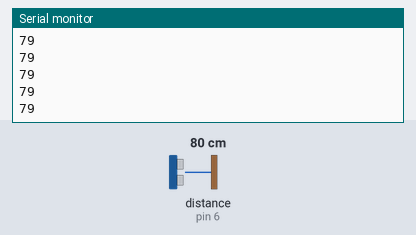
The sketch below on a simulated Arduino Uno, built with avr-gcc and run on an emulated ATmega328P. Shown: the last lines printed to the serial monitor. Wiring (inferred from the names in the program): ultrasonic range finder: trigger pin 7; echo pin 6. The inputs (shaded band) are chosen by the test bench; at power-on: distance to the obstacle (sensor on pin 6) 80 cm. The echo pulse lasts 58.3 µs per cm.

Above: at 1.2 s.
1.3 s: distance to the obstacle (sensor on pin 6) set to 2 cm
At 1.34 s:
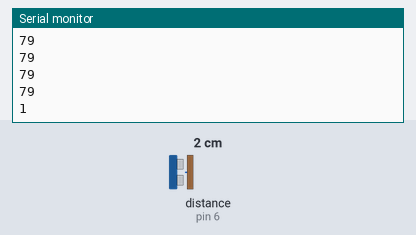
2.8 s: distance to the obstacle (sensor on pin 6) set to 4 cm
At 2.81 s:
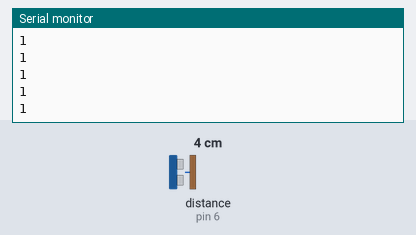
Timing chart, 0 to 5.8 s (numbered marks = the images above; inputs shaded):
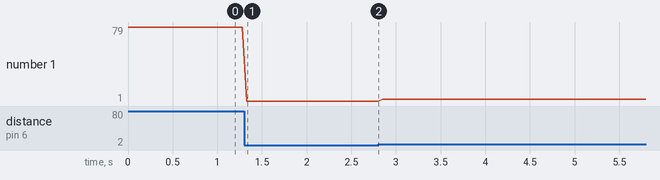

The sketch:

ultrasom-hc-sr04.ino
```cpp
int echoPin = 6;
int trigPin = 7;

long duration, distance;

void setup() {

  Serial.begin (9600);
  pinMode(trigPin, OUTPUT);
  pinMode(echoPin, INPUT);

}

void loop() {

  digitalWrite(trigPin, LOW);
  delayMicroseconds(2);

  digitalWrite(trigPin, HIGH);
  delayMicroseconds(10);

  digitalWrite(trigPin, LOW);
  duration = pulseIn(echoPin, HIGH);

  distance = duration/58.2;
  Serial.println(distance);

  delay(50);
}
```

Measured:
- after the input at 1.3 s, the serial monitor: prints a new line at once (image 1)
- plotted number 1: 79 → 1 after the input at 1.3 s, 1 → 3 after the input at 2.8 s
